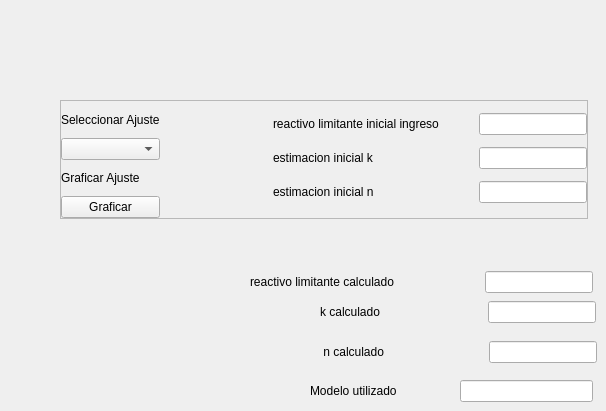
            <widget class="QWidget" name="mi_tab">
             <attribute name="title">
              <string>método integral</string>
             </attribute>
             <widget class="QFrame" name="modelamiento">
              <property name="geometry">
               <rect>
                <x>60</x>
                <y>100</y>
                <width>528</width>
                <height>119</height>
               </rect>
              </property>
              <property name="frameShape">
               <enum>QFrame::StyledPanel</enum>
              </property>
              <property name="frameShadow">
               <enum>QFrame::Raised</enum>
              </property>
              <layout class="QHBoxLayout" name="horizontalLayout_14">
               <property name="spacing">
                <number>0</number>
               </property>
               <property name="leftMargin">
                <number>0</number>
               </property>
               <property name="topMargin">
                <number>0</number>
               </property>
               <property name="rightMargin">
                <number>0</number>
               </property>
               <property name="bottomMargin">
                <number>0</number>
               </property>
               <item>
                <layout class="QHBoxLayout" name="horizontalLayout_15">
                 <property name="spacing">
                  <number>0</number>
                 </property>
                 <item>
                  <layout class="QVBoxLayout" name="verticalLayout_14">
                   <property name="spacing">
                    <number>0</number>
                   </property>
                   <item>
                    <widget class="QLabel" name="label_8">
                     <property name="text">
                      <string>Seleccionar Ajuste</string>
                     </property>
                    </widget>
                   </item>
                   <item>
                    <widget class="QComboBox" name="ajustar_modelo_box"/>
                   </item>
                   <item>
                    <widget class="QLabel" name="label_9">
                     <property name="text">
                      <string>Graficar Ajuste</string>
                     </property>
                    </widget>
                   </item>
                   <item>
                    <widget class="QPushButton" name="graficar_btn">
                     <property name="text">
                      <string>Graficar</string>
                     </property>
                    </widget>
                   </item>
                  </layout>
                 </item>
                 <item>
                  <spacer name="horizontalSpacer_7">
                   <property name="orientation">
                    <enum>Qt::Horizontal</enum>
                   </property>
                   <property name="sizeHint" stdset="0">
                    <size>
                     <width>40</width>
                     <height>20</height>
                    </size>
                   </property>
                  </spacer>
                 </item>
                 <item>
                  <layout class="QVBoxLayout" name="verticalLayout_15">
                   <property name="spacing">
                    <number>0</number>
                   </property>
                   <item>
                    <layout class="QHBoxLayout" name="horizontalLayout_16">
                     <property name="spacing">
                      <number>0</number>
                     </property>
                     <item>
                      <widget class="QLabel" name="label_10">
                       <property name="text">
                        <string>reactivo limitante inicial ingreso</string>
                       </property>
                      </widget>
                     </item>
                     <item>
                      <spacer name="horizontalSpacer_8">
                       <property name="orientation">
                        <enum>Qt::Horizontal</enum>
                       </property>
                       <property name="sizeHint" stdset="0">
                        <size>
                         <width>40</width>
                         <height>20</height>
                        </size>
                       </property>
                      </spacer>
                     </item>
                     <item>
                      <widget class="QLineEdit" name="reactivo_limitante_inicial_edit">
                       <property name="tabletTracking">
                        <bool>false</bool>
                       </property>
                       <property name="contextMenuPolicy">
                        <enum>Qt::DefaultContextMenu</enum>
                       </property>
                       <property name="toolTip">
                        <string extracomment="comentario aquí"/>
                       </property>
                       <property name="statusTip">
                        <string extracomment="cometario 2 aquí"/>
                       </property>
                       <property name="whatsThis">
                        <string extracomment="cometario 3 aquí"/>
                       </property>
                       <property name="text">
                        <string/>
                       </property>
                      </widget>
                     </item>
                    </layout>
                   </item>
                   <item>
                    <layout class="QHBoxLayout" name="horizontalLayout_17">
                     <property name="spacing">
                      <number>0</number>
                     </property>
                     <item>
                      <widget class="QLabel" name="label_11">
                       <property name="text">
                        <string>estimacion inicial k</string>
                       </property>
                      </widget>
                     </item>
                     <item>
                      <spacer name="horizontalSpacer_9">
                       <property name="orientation">
                        <enum>Qt::Horizontal</enum>
                       </property>
                       <property name="sizeHint" stdset="0">
                        <size>
                         <width>40</width>
                         <height>20</height>
                        </size>
                       </property>
                      </spacer>
                     </item>
                     <item>
                      <widget class="QLineEdit" name="estimacion_inicial_k_edit">
                       <property name="tabletTracking">
                        <bool>false</bool>
                       </property>
                       <property name="contextMenuPolicy">
                        <enum>Qt::DefaultContextMenu</enum>
                       </property>
                       <property name="toolTip">
                        <string extracomment="comentario aquí"/>
                       </property>
                       <property name="statusTip">
                        <string extracomment="cometario 2 aquí"/>
                       </property>
                       <property name="whatsThis">
                        <string extracomment="cometario 3 aquí"/>
                       </property>
                       <property name="text">
                        <string/>
                       </property>
                      </widget>
                     </item>
                    </layout>
                   </item>
                   <item>
                    <layout class="QHBoxLayout" name="horizontalLayout_18">
                     <property name="spacing">
                      <number>0</number>
                     </property>
                     <item>
                      <widget class="QLabel" name="label_12">
                       <property name="text">
                        <string>estimacion inicial n</string>
                       </property>
                      </widget>
                     </item>
                     <item>
                      <spacer name="horizontalSpacer_10">
                       <property name="orientation">
                        <enum>Qt::Horizontal</enum>
                       </property>
                       <property name="sizeHint" stdset="0">
                        <size>
                         <width>40</width>
                         <height>20</height>
                        </size>
                       </property>
                      </spacer>
                     </item>
                     <item>
                      <widget class="QLineEdit" name="estimacion_inicial_n_edit">
                       <property name="tabletTracking">
                        <bool>false</bool>
                       </property>
                       <property name="contextMenuPolicy">
                        <enum>Qt::DefaultContextMenu</enum>
                       </property>
                       <property name="toolTip">
                        <string extracomment="comentario aquí"/>
                       </property>
                       <property name="statusTip">
                        <string extracomment="cometario 2 aquí"/>
                       </property>
                       <property name="whatsThis">
                        <string extracomment="cometario 3 aquí"/>
                       </property>
                       <property name="text">
                        <string/>
                       </property>
                      </widget>
                     </item>
                    </layout>
                   </item>
                  </layout>
                 </item>
                </layout>
               </item>
              </layout>
             </widget>
             <widget class="QWidget" name="layoutWidget">
              <property name="geometry">
               <rect>
                <x>320</x>
                <y>340</y>
                <width>277</width>
                <height>24</height>
               </rect>
              </property>
              <layout class="QHBoxLayout" name="horizontalLayout_19">
               <property name="spacing">
                <number>0</number>
               </property>
               <item>
                <widget class="QLabel" name="label_13">
                 <property name="text">
                  <string> n calculado</string>
                 </property>
                </widget>
               </item>
               <item>
                <spacer name="horizontalSpacer_11">
                 <property name="orientation">
                  <enum>Qt::Horizontal</enum>
                 </property>
                 <property name="sizeHint" stdset="0">
                  <size>
                   <width>40</width>
                   <height>20</height>
                  </size>
                 </property>
                </spacer>
               </item>
               <item>
                <widget class="QLineEdit" name="n_calculado">
                 <property name="tabletTracking">
                  <bool>false</bool>
                 </property>
                 <property name="contextMenuPolicy">
                  <enum>Qt::DefaultContextMenu</enum>
                 </property>
                 <property name="toolTip">
                  <string extracomment="comentario aquí"/>
                 </property>
                 <property name="statusTip">
                  <string extracomment="cometario 2 aquí"/>
                 </property>
                 <property name="whatsThis">
                  <string extracomment="cometario 3 aquí"/>
                 </property>
                 <property name="text">
                  <string/>
                 </property>
                </widget>
               </item>
              </layout>
             </widget>
             <widget class="QWidget" name="layoutWidget_2">
              <property name="geometry">
               <rect>
                <x>250</x>
                <y>270</y>
                <width>343</width>
                <height>24</height>
               </rect>
              </property>
              <layout class="QHBoxLayout" name="horizontalLayout_20">
               <property name="spacing">
                <number>0</number>
               </property>
               <item>
                <widget class="QLabel" name="label_14">
                 <property name="text">
                  <string>reactivo limitante calculado</string>
                 </property>
                </widget>
               </item>
               <item>
                <spacer name="horizontalSpacer_12">
                 <property name="orientation">
                  <enum>Qt::Horizontal</enum>
                 </property>
                 <property name="sizeHint" stdset="0">
                  <size>
                   <width>40</width>
                   <height>20</height>
                  </size>
                 </property>
                </spacer>
               </item>
               <item>
                <widget class="QLineEdit" name="reactivo_limitante_calculado">
                 <property name="tabletTracking">
                  <bool>false</bool>
                 </property>
                 <property name="contextMenuPolicy">
                  <enum>Qt::DefaultContextMenu</enum>
                 </property>
                 <property name="toolTip">
                  <string extracomment="comentario aquí"/>
                 </property>
                 <property name="statusTip">
                  <string extracomment="cometario 2 aquí"/>
                 </property>
                 <property name="whatsThis">
                  <string extracomment="cometario 3 aquí"/>
                 </property>
                 <property name="text">
                  <string/>
                 </property>
                </widget>
               </item>
              </layout>
             </widget>
             <widget class="QWidget" name="layoutWidget_3">
              <property name="geometry">
               <rect>
                <x>320</x>
                <y>300</y>
                <width>276</width>
                <height>24</height>
               </rect>
              </property>
              <layout class="QHBoxLayout" name="horizontalLayout_21">
               <property name="spacing">
                <number>0</number>
               </property>
               <item>
                <widget class="QLabel" name="label_15">
                 <property name="text">
                  <string>k calculado</string>
                 </property>
                </widget>
               </item>
               <item>
                <spacer name="horizontalSpacer_13">
                 <property name="orientation">
                  <enum>Qt::Horizontal</enum>
                 </property>
                 <property name="sizeHint" stdset="0">
                  <size>
                   <width>40</width>
                   <height>20</height>
                  </size>
                 </property>
                </spacer>
               </item>
               <item>
                <widget class="QLineEdit" name="k_calculado">
                 <property name="tabletTracking">
                  <bool>false</bool>
                 </property>
                 <property name="contextMenuPolicy">
                  <enum>Qt::DefaultContextMenu</enum>
                 </property>
                 <property name="toolTip">
                  <string extracomment="comentario aquí"/>
                 </property>
                 <property name="statusTip">
                  <string extracomment="cometario 2 aquí"/>
                 </property>
                 <property name="whatsThis">
                  <string extracomment="cometario 3 aquí"/>
                 </property>
                 <property name="text">
                  <string/>
                 </property>
                </widget>
               </item>
              </layout>
             </widget>
             <widget class="QLineEdit" name="modelo_utilizado">
              <property name="geometry">
               <rect>
                <x>460</x>
                <y>380</y>
                <width>133</width>
                <height>22</height>
               </rect>
              </property>
              <property name="tabletTracking">
               <bool>false</bool>
              </property>
              <property name="contextMenuPolicy">
               <enum>Qt::DefaultContextMenu</enum>
              </property>
              <property name="toolTip">
               <string extracomment="comentario aquí"/>
              </property>
              <property name="statusTip">
               <string extracomment="cometario 2 aquí"/>
              </property>
              <property name="whatsThis">
               <string extracomment="cometario 3 aquí"/>
              </property>
              <property name="text">
               <string/>
              </property>
             </widget>
             <widget class="QLabel" name="label_16">
              <property name="geometry">
               <rect>
                <x>310</x>
                <y>380</y>
                <width>146</width>
                <height>22</height>
               </rect>
              </property>
              <property name="text">
               <string>Modelo utilizado</string>
              </property>
             </widget>
            </widget>
